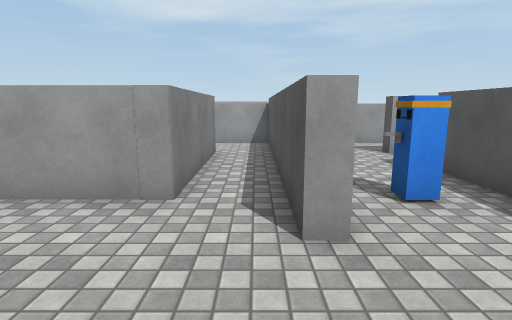
View 1 (above)

15 first-person views from a walk through a scene from a Unity 3-D project. The camera is 1.4 m above the floor, tilts 10° down and sees 80° across. The floor is counted in squares, 1 m on a side. Each view is taken from the middle of a square. On the plan, view 1 faces up. The plan holds only what a view shows up to about 14 squares ahead; the rest is blank. The place goes on beyond the plan. Surface patterns are stand-ins for the level's own textures.

View 2
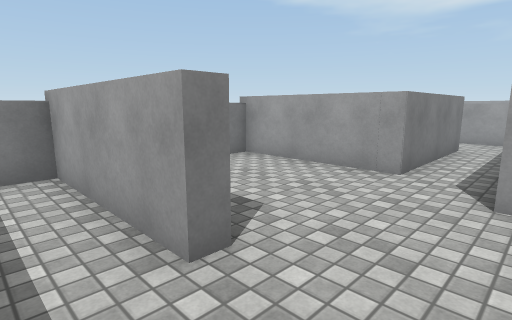

View 3
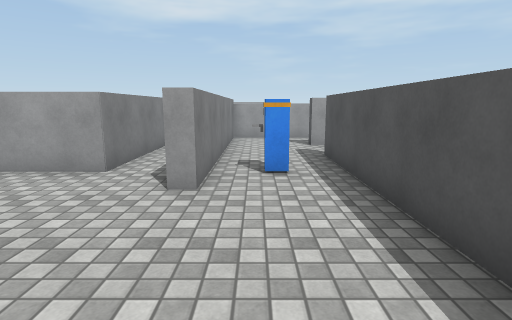

View 4
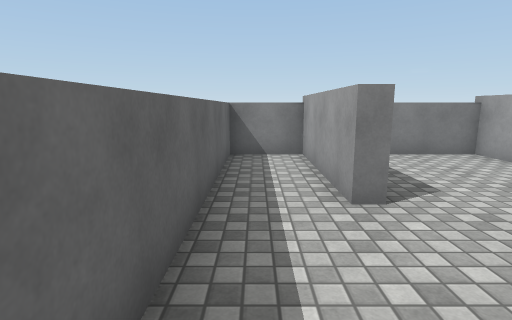

View 5
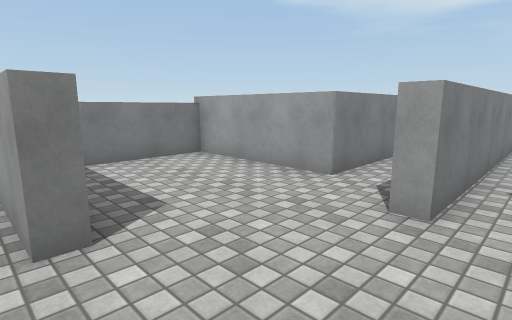

View 6
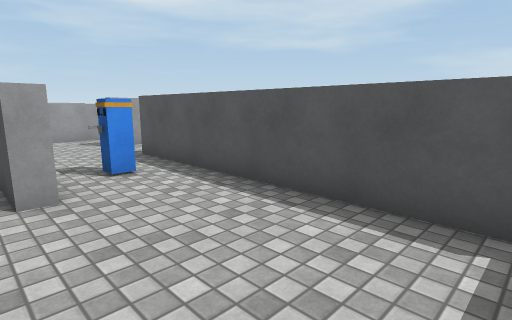

View 7
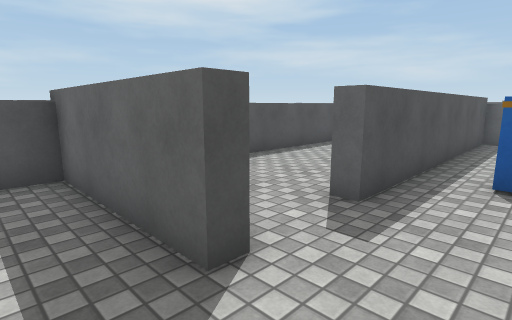

View 8
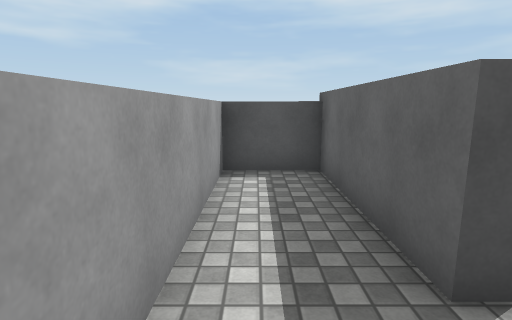

View 9
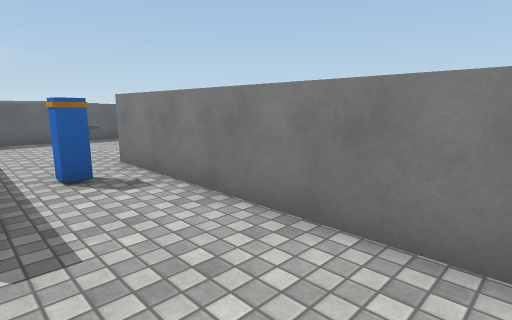

View 10
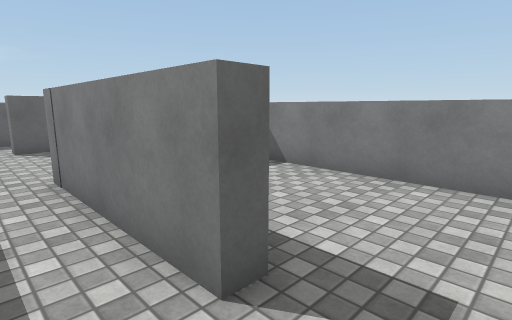

View 11
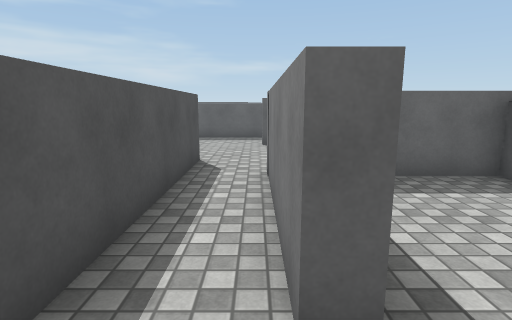

View 12
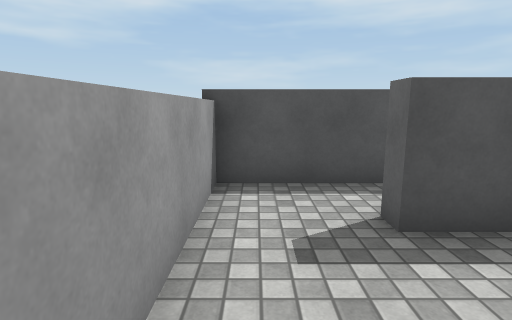

View 13
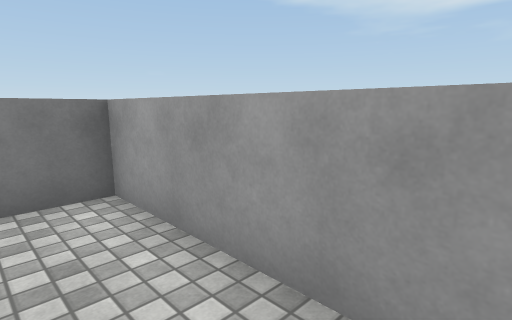

View 14
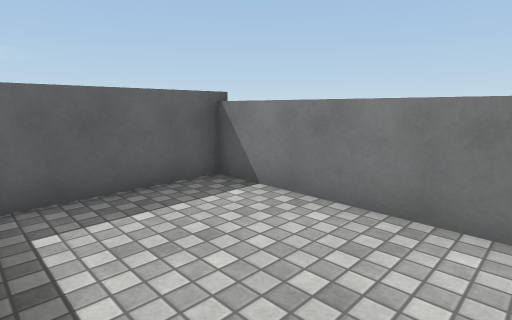

View 15
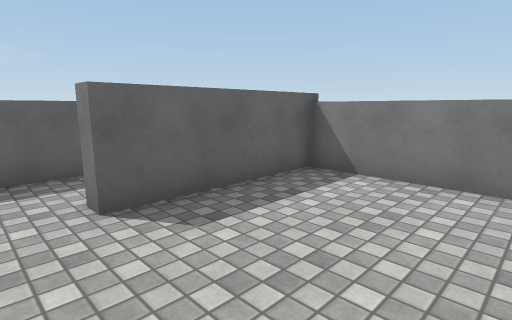

### Floor plan
Key: @ floor where view 1 was taken; # wall or solid block; . floor; ^ raised ledge; O other object.
Columns run from 6 left of view 1 to 9 right of it. Each row starts with its distance up from view 1.
 12 ^^^^^^^^^^^^^^^^
 11 ^......#.......^
 10 ^......#.......^
  9 ^...#..#...####
  8 ^...#..#....
  7 ^...#..#.....
  6 ^...#..#..#...
  5 #####..#O.#....^
  4 ^......#..# ...^
  3 ^.........#  ..^
  2 ^.........#  ..^
  1 ^.........#   .^
  0 #####.@...#    ^
 -1 ^.........#
 -2 ^.........#
 -3 ^^^^^^^^^^^

Positions as (right, up) in squares from view 1, and headings:
1: (0, 0), facing up
2: (1, -2), facing up-left
3: (2, -2), facing up
4: (3, -2), facing left
5: (2, -1), facing up-left
6: (0, -2), facing up-right
7: (2, 11), facing down-right
8: (2, 11), facing right
9: (4, 11), facing down-left
10: (0, 11), facing down-left
11: (-1, 11), facing down
12: (-5, 11), facing right
13: (-1, 10), facing up-left
14: (-2, 10), facing down-left
15: (0, 4), facing down-left
